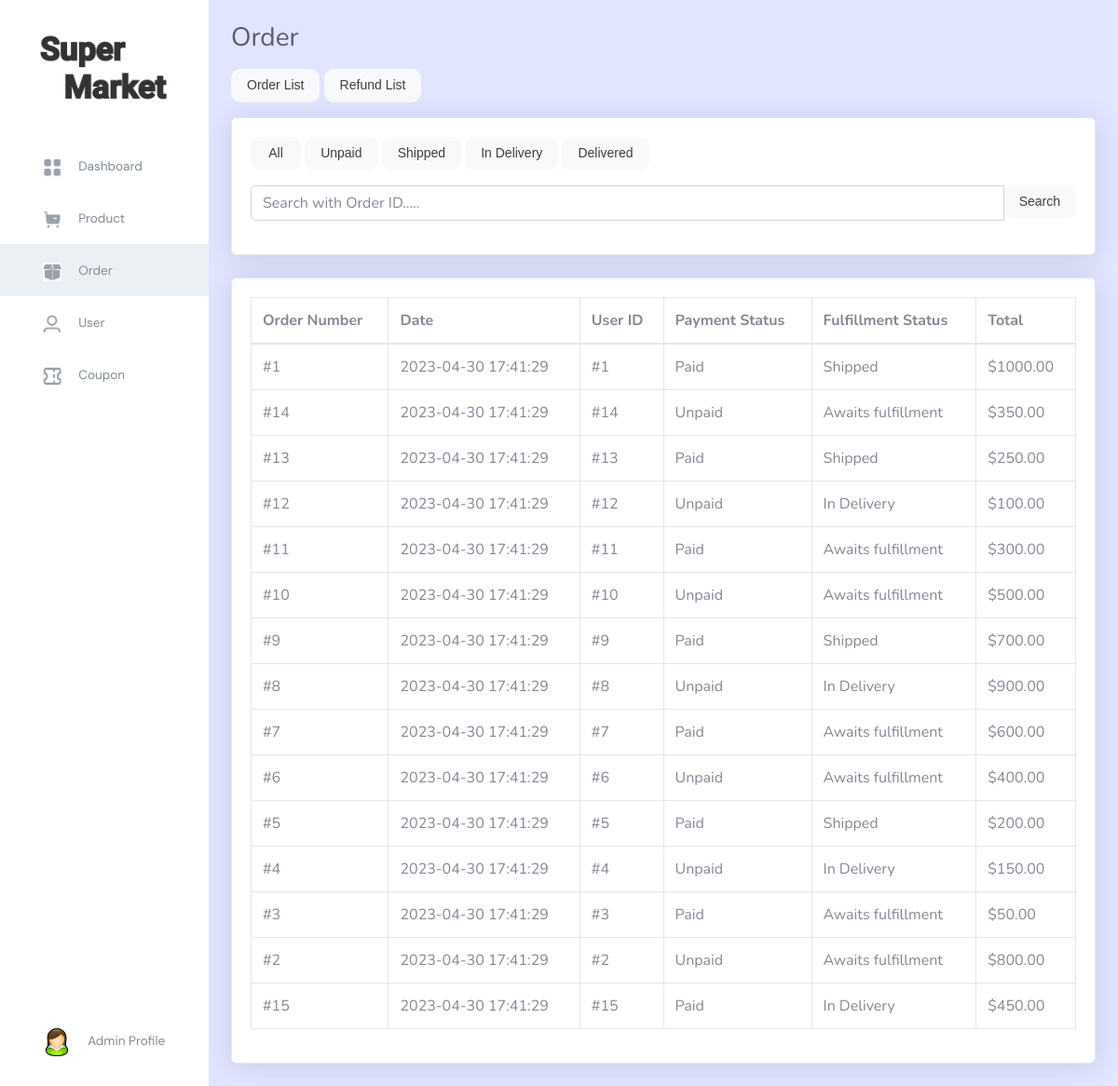
The app's page /order.php with its own data.
### tables this page shows
CREATE TABLE `order` (
  `order_id` int(11) NOT NULL,
  `user_id` int(11) DEFAULT NULL,
  `ordered_at` timestamp NOT NULL DEFAULT current_timestamp() ON UPDATE current_timestamp(),
  `payment_method_id` int(11) DEFAULT NULL,
  `shipping_address_id` int(11) DEFAULT NULL,
  `total_price` decimal(10,2) DEFAULT NULL,
  `coupon_id` int(11) DEFAULT NULL,
  `payment_status` int(11) DEFAULT 0,
  `paid_at` timestamp NOT NULL DEFAULT current_timestamp(),
  `fulfillment_status` enum('Awaits fulfillment','In Delivery','Shipped','Delivered') DEFAULT NULL,
  `is_cancelled` tinyint(1) DEFAULT 0
);

### orderData.php (called while the page is built, shortened)
<?php
$con = mysqli_connect("localhost", "root", "", "can302");
if (isset($_POST['search_order'])) {
    $order_id = $_POST['data'];
    $sql = "SELECT * FROM `Order`
            WHERE `order_id` = $order_id and `is_cancelled` != 1
            ORDER BY ordered_at DESC";
    $query = mysqli_query($con,$sql);
}
else {
    $sql = "SELECT * FROM `Order`
            WHERE `is_cancelled` != 1
            ORDER BY ordered_at DESC";
    $query = mysqli_query($con,$sql);
}
?>

### order.php (the view, shortened to what this page needs)
<!DOCTYPE html>
<html lang="en">
   <head>
      <link href="css/sb-admin-2.min.css" rel="stylesheet">
      <link href="css/buttonStyle.css" rel="stylesheet">
   </head>
   <body id="page-top">
      <div id="wrapper">
         <ul class="navbar-nav sidebar sidebar" id="accordionSidebar">
            <a class="sidebar-brand d-flex align-items-center justify-content-center" style="height:150px" href="index.html" >
               <div class="sidebar-brand-text mx-3"><img src="images/supermarket.png" width="150px" /></div>
            </a>
            <li class="nav-item">
               <a class="nav-link" href="dashboard.php">
               <i class="fas fa-fw fa-tachometer-alt" style="margin-left:30px;"><img src="images/dashboard_icon.png" width="20px" height="20px;"></i>
               <span style="font-family: DM Sans; color: #828a95; font-weight: medium; margin-left:10px">Dashboard</span></a>
            </li>
            <li class="nav-item">
               <a class="nav-link" href="product.php">
               <i class="fas fa-fw fa-tachometer-alt" style="margin-left:30px;"><img src="images/product_icon.png" width="20px" height="20px"></i>
               <span style="font-family: DM Sans; color: #828a95; font-weight: medium; margin-left:10px">Product</span></a>
            </li>
            <li class="nav-item">
               <a class="nav-link" href="order.php" style="background-color: #ebf0f4">
               <i class="fas fa-fw fa-tachometer-alt" style="margin-left:30px;"><img src="images/order_icon.png" width="20px" height="20px"></i>
               <span style="font-family: DM Sans; color: #828a95; font-weight: medium; margin-left:10px">Order</span></a>
            </li>
            <li class="nav-item">
               <a class="nav-link" href="user.php">
               <i class="fas fa-fw fa-tachometer-alt" style="margin-left:30px;"><img src="images/user_icon.png" width="20px" height="20px"></i>
               <span style="font-family: DM Sans; color: #828a95; font-weight: medium; margin-left:10px">User</span></a>
            </li>
            <li class="nav-item">
               <a class="nav-link" href="coupon.php">
               <i class="fas fa-fw fa-tachometer-alt" style="margin-left:30px;"><img src="images/coupon_icon.png" width="20px" height="20px"></i>
               <span style="font-family: DM Sans; color: #828a95; font-weight: medium; margin-left:10px">Coupon</span></a>
            </li>
            <li class="nav-item mt-auto">
               <a class="nav-link" href="admin_profile.php">
               <i class="fas fa-fw fa-user" style="margin-left: 30px;"><img src="admin.jpeg" width="30px" height="30px"></i>
               <span style="font-family: DM Sans; color: #828a95; font-weight: medium; margin-left:10px">Admin Profile</span>
               </a>
            </li>
         </ul>
         <div id="content-wrapper" class="d-flex flex-column" style="background-color: #E2E5FF;">
            <div id="content">
               <div class="container-fluid" style="background-color: #E2E5FF;">
                  <h1 class="h3 mb-3 text-gray-800 mt-4" style="margin-bottom: 1rem;">Order</h1>
                  <div class="button-container" style="margin-bottom: 1rem;">
                     <button class="button-16" role="button" onclick="window.location.href='order.php';">Order List</button>
                     <button class="button-16" role="button" onclick="window.location.href='refund-order.php';">Refund List</button>
                  </div>
                  <div class="card shadow mb-4">
                     <div class="card-body">
                        <form action="" method="post">
                           <div class="button-container mb-3">
                              <button class="button-16" type="submit" id="all" name="all" value="all">All</button>
                              <button class="button-16" type="submit" id="unpaid" name="unpaid" value="unpaid">Unpaid</button>
                              <button class="button-16" type="submit" id="shipped" name="shipped" value="shipped">Shipped</button>
                              <button class="button-16" type="submit" id="indelivery" name="indelivery" value="indelivery">In Delivery</button>
                              <button class="button-16" type="submit" id="delivered" name="delivered" value="delivered">Delivered</button>
                           </div>
                        </form>
                        <form action="" method="post">
                           <div class="input-group mb-3">
                              <input type="number" name="data" id='data' class="form-control" placeholder="Search with Order ID....." aria-label="Search data" >
                              <div class="input-group-append">
                                 <button type="submit" class="button-16" id="search_order" name="search_order" value="search_order">Search</button>
                              </div>
                           </div>
                        </form>
                     </div>
                  </div>
                  <div class="card shadow mb-4">
                     <div class="card-body">
                        <div class="table-responsive">
                           <table class="table table-bordered" id="dataTable" width="100%" cellspacing="0">
                              <thead>
                                 <tr>
                                    <th>Order Number</th>
                                    <th>Date</th>
                                    <th>User ID</th>
                                    <th>Payment Status</th>
                                    <th>Fulfillment Status</th>
                                    <th>Total</th>
                                 </tr>
                              </thead>
                              <tbody>
                                 <?php
                                    include("orderData.php");
                                    while($row = $query->fetch_array()){
                                    echo '<tr onclick="window.location=\'order-details.php?order_id=' . $row['order_id'] . '&user_id=' . $row['user_id'] . '\';">';
                                    echo "<td>".'#'.$row['order_id']."</td>";
                                    echo "<td>".$row['ordered_at']."</td>";
                                    echo "<td>".'#'.$row['user_id']."</td>";
                                    if($row['payment_status'] == 1) echo "<td>"."Paid"."</td>"; else echo "<td>"."Unpaid"."</td>";
                                    echo "<td>".$row['fulfillment_status']."</td>";
                                    echo "<td>".'$'.$row['total_price']."</td>";
                                    echo "</tr>";
                                    }
                                    ?>
                              </tbody>
                           </table>
                        </div>
                     </div>
                  </div>
               </div>
            </div>
         </div>
      </div>
   </body>
</html>

### css/buttonStyle.css (style rules this page uses)
.button-16 { background-color: #f8f9fa; border: 1px solid #f8f9fa; border-radius: 10px; color: #3c4043; cursor: pointer; font-family: arial, sans-serif; font-size: 14px; height: 36px; line-height: 27px; min-width: 54px; padding: 0 16px; text-align: center; user-select: none; -webkit-user-select: none; touch-action: manipulation; white-space: pre; }

### records on screen
order: order_id "1", ordered_at "2023-04-30 17:41:29", user "1", payment_status "Paid", fulfillment_status "Shipped", total_price "1000.00"
order: order_id "14", ordered_at "2023-04-30 17:41:29", user "14", payment_status "Unpaid", fulfillment_status "Awaits fulfillment", total_price "350.00"
order: order_id "13", ordered_at "2023-04-30 17:41:29", user "13", payment_status "Paid", fulfillment_status "Shipped", total_price "250.00"
order: order_id "12", ordered_at "2023-04-30 17:41:29", user "12", payment_status "Unpaid", fulfillment_status "In Delivery", total_price "100.00"
order: order_id "11", ordered_at "2023-04-30 17:41:29", user "11", payment_status "Paid", fulfillment_status "Awaits fulfillment", total_price "300.00"
order: order_id "10", ordered_at "2023-04-30 17:41:29", user "10", payment_status "Unpaid", fulfillment_status "Awaits fulfillment", total_price "500.00"
order: order_id "9", ordered_at "2023-04-30 17:41:29", user "9", payment_status "Paid", fulfillment_status "Shipped", total_price "700.00"
order: order_id "8", ordered_at "2023-04-30 17:41:29", user "8", payment_status "Unpaid", fulfillment_status "In Delivery", total_price "900.00"
order: order_id "7", ordered_at "2023-04-30 17:41:29", user "7", payment_status "Paid", fulfillment_status "Awaits fulfillment", total_price "600.00"
order: order_id "6", ordered_at "2023-04-30 17:41:29", user "6", payment_status "Unpaid", fulfillment_status "Awaits fulfillment", total_price "400.00"
order: order_id "5", ordered_at "2023-04-30 17:41:29", user "5", payment_status "Paid", fulfillment_status "Shipped", total_price "200.00"
order: order_id "4", ordered_at "2023-04-30 17:41:29", user "4", payment_status "Unpaid", fulfillment_status "In Delivery", total_price "150.00"
order: order_id "3", ordered_at "2023-04-30 17:41:29", user "3", payment_status "Paid", fulfillment_status "Awaits fulfillment", total_price "50.00"
order: order_id "2", ordered_at "2023-04-30 17:41:29", user "2", payment_status "Unpaid", fulfillment_status "Awaits fulfillment", total_price "800.00"
order: order_id "15", ordered_at "2023-04-30 17:41:29", user "15", payment_status "Paid", fulfillment_status "In Delivery", total_price "450.00"
